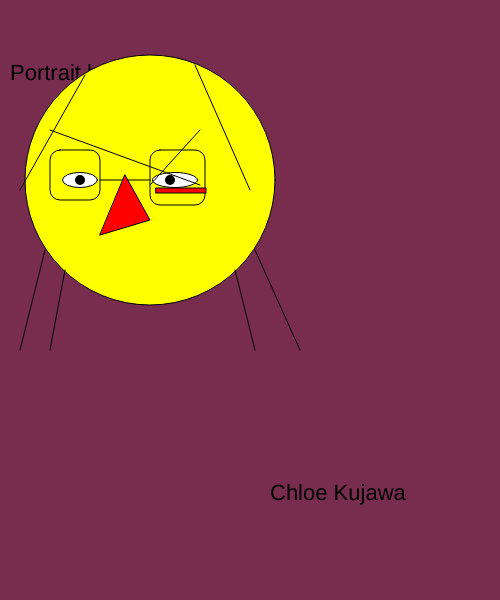
Frame 1 (no input)
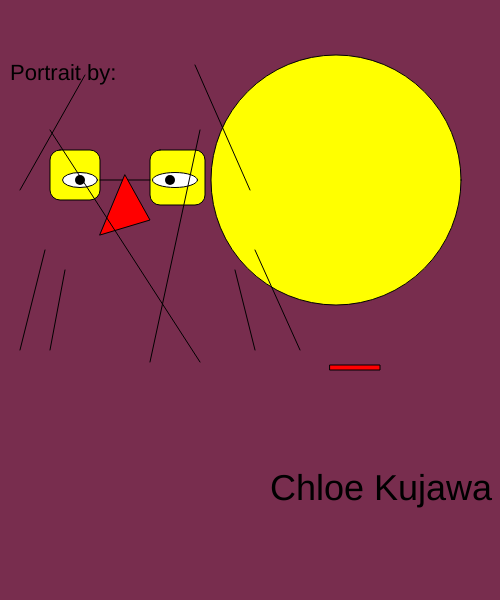
Frame 60 (no input)
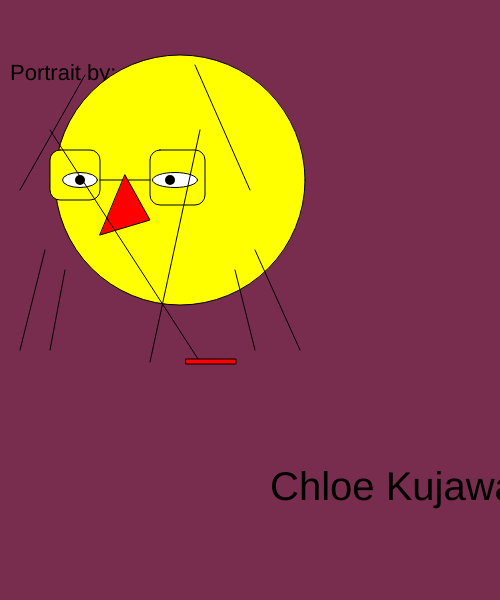
Frame 120 (the mouse pressed at the canvas centre since frame 60)

The p5.js sketch that drew these frames (run headless with seeded random() and noise() and a simulated clock; from frame 60 on, the mouse is pressed at the canvas centre):

// p5.js sketch
// ── sketch.js

var headX = 150;
var headY = 180;
var headDirection = 6;

var bodyX = 200;
var bodyY = 185;
var bodyDirection = 3;

var size = 22;
var count = 0;
var sizeDirection = 2;

function setup()
{
    createCanvas(500, 600);
}

function draw()
{
    background(120,45,78);
    textSize(22)
    text("Portrait by:", 10,80);

    // head
    strokeWeight(1);
    fill("yellow");
    circle(headX,headY,250);
    headX+=headDirection;
    if(headX >= 418 || headX <= 82)
    {
        headDirection *= -1;
    }

    // eyes
    square(150,150,55,10);
    square(50,150,50,10);
    line(150, 180, 100, 180);
    strokeWeight(1);
    fill("white")
    ellipse(80,180,35,15);
    ellipse(175,180,45,15);
    strokeWeight(10);
    fill(0);
    point(80,180);
    point(170,180);

    // nose
    fill("red")
    strokeWeight(1);
    triangle(100, 235, 150, 220, 125, 175);
    
    // eyebrows
    line(bodyX, bodyY, 50, 130);
    line(150, bodyY, 200, 130);
    bodyY += bodyDirection;
    if(bodyY <= 50 || bodyY >= 450 )
    {
        bodyDirection *= -1;
    }

    // mouth
    rect(headX,bodyY,50,5);
    
    // hair
    line(20, 190, 85, 75);
    line(250, 190, 195, 65);
    line(300, 350, 255, 250);
      line(255, 350, 235, 270);
    line(20, 350, 45, 250);
      line(50, 350, 65, 270);
  
    // decoration
    fill("black");
    textSize(size);
    size+= sizeDirection;
    count++;
    if(count > 10)
    {
        sizeDirection *=-1;
        count = 0;
    }
    text("Chloe Kujawa",270,500 );


}

// ── index_H9.html
<html>
    <head>
        <title> first p5.js page! </title>
        <script src="https://cdnjs.cloudflare.com/ajax/libs/p5.js/1.1.9/p5.min.js"></script>
    <script src="sketch.js"></script>
    </head>
    
    <body>

    </body>
</html>
